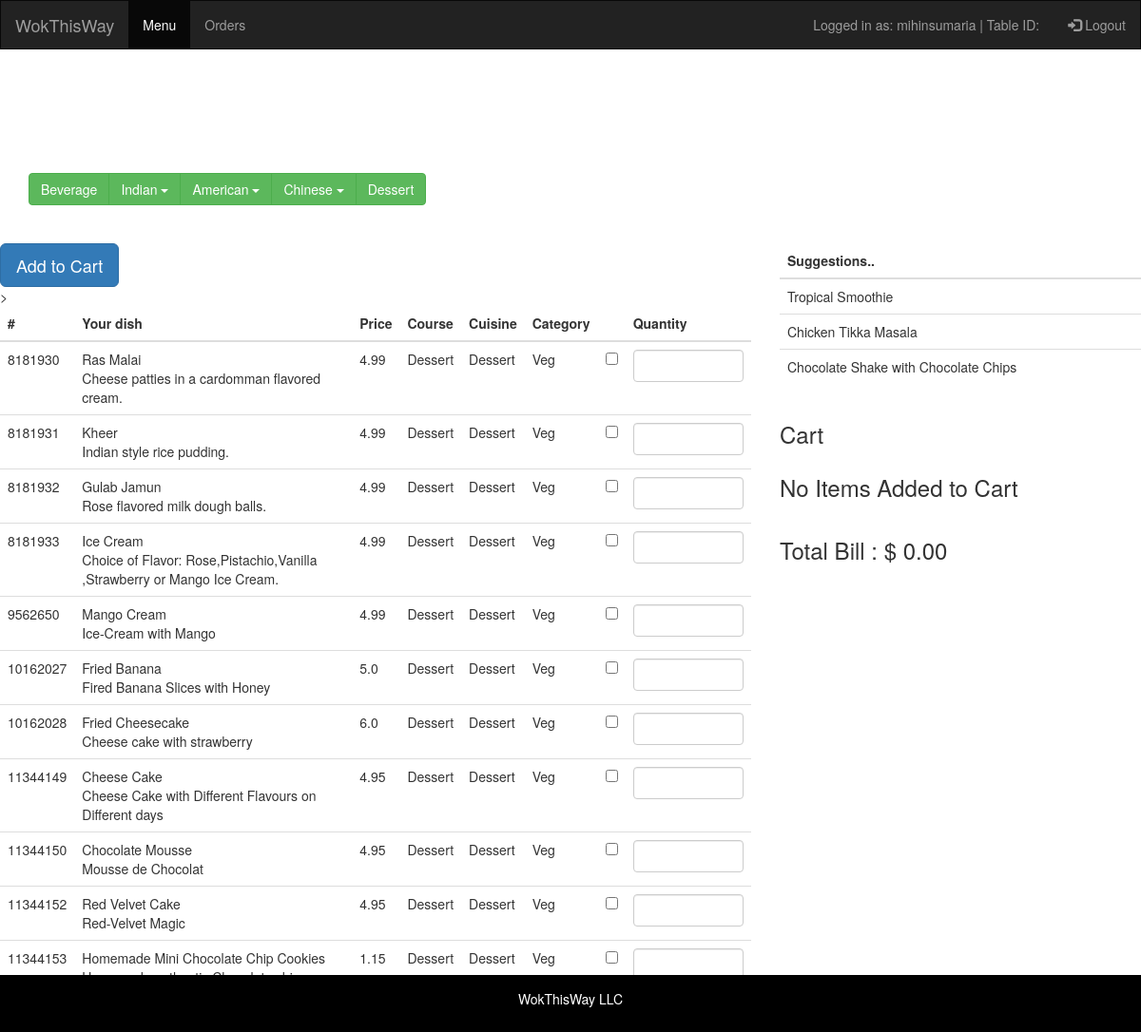
Page /dessert/ (signed in) on the committed database.
### restaurantmanagementsystem/models.py (models this page shows, shortened)
class Food(models.Model):
	ID=models.BigIntegerField(primary_key=True)
	name=models.CharField(max_length=50)
	description=models.CharField(max_length=300)
	price=models.FloatField()
	course=models.CharField(max_length=50)
	cuisine=models.CharField(max_length=50)
	category=models.CharField(max_length=50)

### restaurantmanagementsystem/views.py (the view)
# urls.py: url(r'^dessert/$',views.dessert, name = 'dessert'),
def dessert(request):
    username=request.session['username']
    global cart
    food_list = Food.objects.filter(cuisine = 'Dessert')
    bill = total_bill()
    return render(request,'restaurantmanagementsystem/menu.html',{'food_list':food_list,'cart':cart,'bill':bill,'username':username})

### restaurantmanagementsystem/views.py (called while the page is built)
def total_bill():
    global cart
    totalprice =0
    for item in cart:
        totalprice += item.get_price()
    return "{0:.2f}".format(totalprice)

### restaurantmanagementsystem/templates/restaurantmanagementsystem/menu.html (shortened to what this page needs)
<!DOCTYPE html>
<html lang="en">
<head>
  <link rel="stylesheet" href="https://maxcdn.bootstrapcdn.com/bootstrap/3.3.7/css/bootstrap.min.css">
      {% load staticfiles %}
      /*{% load staticfiles %}
</head>
<body>
<nav class="navbar navbar-inverse">
  <div class="container-fluid">
    <div class="navbar-header">
      <a class="navbar-brand" href="#">WokThisWay</a>
    </div>
    <ul class="nav navbar-nav">
      <li class="active"><a href="{% url 'guest_menu_page' %}">Menu</a></li>
      <li><a href="Orders.html">Orders</a></li>
    </ul>
    <ul class="nav navbar-nav navbar-right">
      <li><span class="navbar-text">Logged in as: {{ username }} | Table ID: {{tableid}}</span></li>
      <li><a href="{% url 'logout' %}"><span class="glyphicon glyphicon-log-in"></span> Logout</a></li>
    </ul>
  </div>
</nav>
<div class="container" text-align:center>
  <h1>Wok this Way!</h1>
  <p>One stop solution for quick meals..</p>
  <p>Easy ordering and take away system</p>
</div>
<div class="container">
  <div class = "btn-group">
    <a href="{% url 'beverage' %}" style="color: white;" class="btn btn-success">Beverage</a>
    <div class="btn-group">
      <button type="button" class="btn btn-success dropdown-toggle" data-toggle="dropdown">Indian <span class="caret"></span></button>
    </div>
    <div class="btn-group">
      <button type="button" class="btn btn-success dropdown-toggle" data-toggle="dropdown">American <span class="caret"></span></button>
    </div>
    <div class="btn-group">
      <button type="button" class="btn btn-success dropdown-toggle" data-toggle="dropdown">Chinese <span class="caret"></span></button>
    </div>
    <a href="{% url 'dessert' %}" style="color: white;" class="btn btn-success">Dessert</a>
  </div>
</div>
  <br><br>
<div class="row">
  <div class="col-sm-8">
    <form action="{% url 'add_to_cart'%}" method="POST">
  <div class="table-responsive">
  <table class="table table-hover">
    <thead class="thead-inverse">
      <tr>
        <th>#</th>
        <th>Your dish</th>
        <th>Price</th>
        <th>Course</th>
        <th>Cuisine</th>
        <th>Category</th>
        <th></th>
        <th>Quantity</th>
      </tr>
    </thead>
    <tbody>
      {% if food_list %}
      {% for food in food_list %}
      <tr>
        <td>{{food.ID}}</td>
        <td>{{food.name}} <br>{{food.description}}</td>
        <td>{{food.price}}</td>
        <td>{{food.course}}</td>
        <td>{{food.cuisine}}</td>
        <td>{{food.category}}</td>
    <td class="vcenter"><input type="checkbox" name = "food" id="{{food.ID}}" value= "{{food.ID}}"/></td>
    <td>
    <input type="number" class="form-control" name = "quantity" id="{{food.ID}}"   min="1" >
    </td>
      </tr>
      {%endfor%}
    <button type="submit" class="btn btn-primary btn-lg">Add to Cart</button>
    <br>>
    {%endif%}
    </tbody>
  </table>
</div></form></div>
  <div class="col-sm-4">
  <div class="table-responsive">
  <table class="table table-hover">
    <thead>
      <tr><th>Suggestions..</th></tr>
    <tr><td>Tropical Smoothie</td></tr>
    <tr><td>Chicken Tikka Masala</td></tr>
    <tr><td>Chocolate Shake with Chocolate Chips</td></tr>
    </table>
  </div>
  <h3>Cart</h3>
  <form action="{% url 'cart_transaction'%}" method="POST">
  <div class="table-responsive">
  <table class="table table-hover">
    {%if cart%}
    <thead>
      <tr>
        <th>ID</th>
        <th>Name</th>
        <th>Quantity</th>
        <th>Price</th>
        <th>    </th>
      </tr>
    </thead>
    <tbody>
      {%for item in cart%}
    <tr><td>{{item.get_id}}</td>
      <td>{{item.get_name}}</td>
    <td>{{item.get_qty}}</td>
    <td>{{item.get_price}}</td>
    <td><input type="checkbox" name = "remove_check" id="" value= "{{item.get_id}}"/></td>
  </tr>
  {%endfor%}
  <tr><button type="submit" name = "order" >Order</button>
    <button type="submit" name = "remove" >Remove</button> </tr>
    </tbody>
    {%else%}
    <h3>No Items Added to Cart<h3>
    {%endif%}
    </table>
    <h3>Total Bill : $ {{bill}}<h3>
  </div>
</form>
  </div>
</div>
<br>
<div class="navbar navbar-fixed-bottom">
  <footer class="container-fluid text-center">
    <p>WokThisWay LLC</p>
  </footer>
</div>
</body>
</html>

### rows in the picture
Food: ID "8181930", name "Ras Malai", description "Cheese patties in a cardomman flavored cream.", price "4.99", course "Dessert", cuisine "Dessert", category "Veg"
Food: ID "8181931", name "Kheer", description "Indian style rice pudding.", price "4.99", course "Dessert", cuisine "Dessert", category "Veg"
Food: ID "8181932", name "Gulab Jamun", description "Rose flavored milk dough balls.", price "4.99", course "Dessert", cuisine "Dessert", category "Veg"
Food: ID "8181933", name "Ice Cream", description "Choice of Flavor: Rose,Pistachio,Vanilla ,Strawberry or Mango Ice Cream.", price "4.99", course "Dessert", cuisine "Dessert", category "Veg"
Food: ID "9562650", name "Mango Cream", description "Ice-Cream with Mango", price "4.99", course "Dessert", cuisine "Dessert", category "Veg"
Food: ID "10162027", name "Fried Banana", description "Fired Banana Slices with Honey", price "5.0", course "Dessert", cuisine "Dessert", category "Veg"
Food: ID "10162028", name "Fried Cheesecake", description "Cheese cake with strawberry", price "6.0", course "Dessert", cuisine "Dessert", category "Veg"
Food: ID "11344149", name "Cheese Cake", description "Cheese Cake with Different Flavours on Different days", price "4.95", course "Dessert", cuisine "Dessert", category "Veg"
Food: ID "11344150", name "Chocolate Mousse", description "Mousse de Chocolat", price "4.95", course "Dessert", cuisine "Dessert", category "Veg"
Food: ID "11344152", name "Red Velvet Cake", description "Red-Velvet Magic", price "4.95", course "Dessert", cuisine "Dessert", category "Veg"
Food: ID "11344153", name "Homemade Mini Chocolate Chip Cookies", price "1.15", course "Dessert", cuisine "Dessert", category "Veg"

### other values in the picture
{{ username }} "mihinsumaria"
{{ bill }} "0.00"
